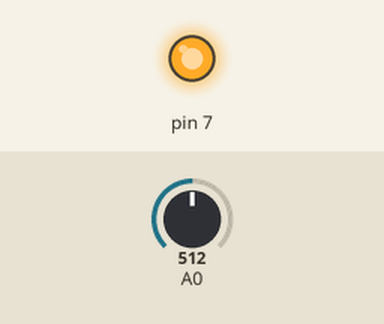
The sketch below on a simulated Arduino Uno, built with avr-gcc and run on an emulated ATmega328P. Parts: output pins drawn as LEDs (lit = HIGH). Inputs (shaded band) come from the test bench; at power-on: A0 = 512.

Above: at 0.1 s.
Timing chart, 0 to 1.6 s (numbered marks = the images above):
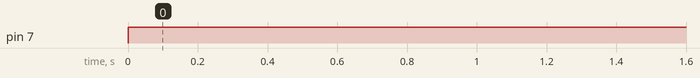

Measured:
- by itself, pin 7: LOW → HIGH at 0.00 s

The sketch:

IR.ino
```cpp
void setup()
{
  pinMode(A0,INPUT);
  pinMode(7,OUTPUT);
}
void loop()
{
  //int detect=digitalRead(8);
  if (analogRead(A0)<500)
  {
    digitalWrite(7,HIGH);
    delay(1000);
  }
  else
  {
    digitalWrite(7,HIGH);
    delay(1000);
  }
}
```
